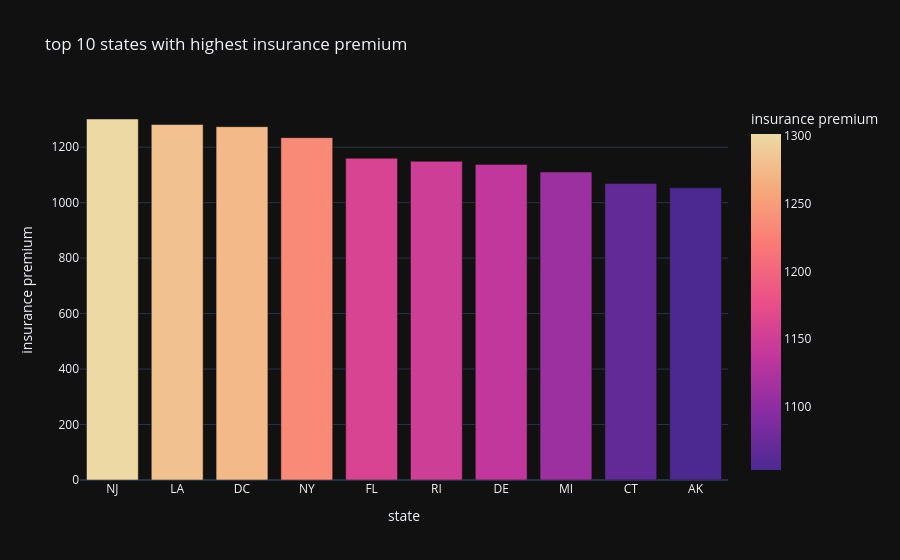

Here is the notebook cell this chart was saved with:
### Code cell
top10 = df.sort_values('ins_premium', ascending=False).head(10)
fig= px.bar(top10,x='abbrev',y='ins_premium',
            title='top 10 states with highest insurance premium',
            labels={'abbrev':'state','ins_premium':'insurance premium'},
            color = 'ins_premium',
            color_continuous_scale=px.colors.sequential.Agsunset,
            template='plotly_dark'
)
fig.show()

### Figure 1 — Plotly figure (JSON) as saved in the notebook; plotly's stock layout.template omitted (floating-point values rounded to 4 significant figures)
{"data": [{"hovertemplate": "state=%{x}<br>insurance premium=%{marker.color}<extra></extra>", "legendgroup": "", "marker": {"color": [1302.0, 1282.0, 1274.0, 1234.0, 1160.0, 1149.0, 1138.0, 1111.0, 1069.0, 1053.0], "coloraxis": "coloraxis", "pattern": {"shape": ""}}, "name": "", "orientation": "v", "showlegend": false, "textposition": "auto", "type": "bar", "x": ["NJ", "LA", "DC", "NY", "FL", "RI", "DE", "MI", "CT", "AK"], "xaxis": "x", "y": [1302.0, 1282.0, 1274.0, 1234.0, 1160.0, 1149.0, 1138.0, 1111.0, 1069.0, 1053.0], "yaxis": "y"}], "layout": {"barmode": "relative", "coloraxis": {"colorbar": {"title": {"text": "insurance premium"}}, "colorscale": [[0, "rgb(75, 41, 145)"], [0.1667, "rgb(135, 44, 162)"], [0.3333, "rgb(192, 54, 157)"], [0.5, "rgb(234, 79, 136)"], [0.6667, "rgb(250, 120, 118)"], [0.8333, "rgb(246, 169, 122)"], [1, "rgb(237, 217, 163)"]]}, "legend": {"tracegroupgap": 0}, "title": {"text": "top 10 states with highest insurance premium"}, "xaxis": {"anchor": "y", "domain": [0, 1], "title": {"text": "state"}}, "yaxis": {"anchor": "x", "domain": [0, 1], "title": {"text": "insurance premium"}}}}
